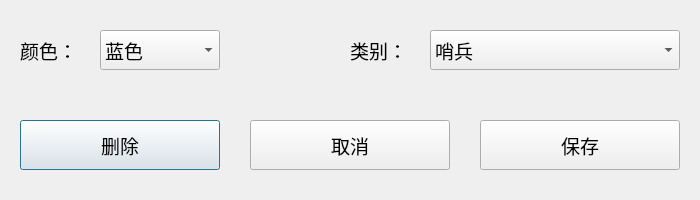
<?xml version="1.0" encoding="UTF-8"?>
<ui version="4.0">
 <class>LabelDialog</class>
 <widget class="QDialog" name="LabelDialog">
  <property name="geometry">
   <rect>
    <x>0</x>
    <y>0</y>
    <width>700</width>
    <height>200</height>
   </rect>
  </property>
  <property name="minimumSize">
   <size>
    <width>700</width>
    <height>200</height>
   </size>
  </property>
  <property name="maximumSize">
   <size>
    <width>700</width>
    <height>200</height>
   </size>
  </property>
  <property name="font">
   <font>
    <pointsize>14</pointsize>
   </font>
  </property>
  <property name="windowTitle">
   <string>标签对话框</string>
  </property>
  <widget class="QComboBox" name="class_box">
   <property name="geometry">
    <rect>
     <x>430</x>
     <y>30</y>
     <width>250</width>
     <height>40</height>
    </rect>
   </property>
   <property name="font">
    <font>
     <pointsize>14</pointsize>
    </font>
   </property>
   <item>
    <property name="text">
     <string>哨兵</string>
    </property>
   </item>
   <item>
    <property name="text">
     <string>英雄</string>
    </property>
   </item>
   <item>
    <property name="text">
     <string>工程</string>
    </property>
   </item>
   <item>
    <property name="text">
     <string>3号步兵</string>
    </property>
   </item>
   <item>
    <property name="text">
     <string>4号步兵</string>
    </property>
   </item>
   <item>
    <property name="text">
     <string>5号步兵</string>
    </property>
   </item>
   <item>
    <property name="text">
     <string>前哨站</string>
    </property>
   </item>
   <item>
    <property name="text">
     <string>基地小装甲</string>
    </property>
   </item>
   <item>
    <property name="text">
     <string>基地大装甲</string>
    </property>
   </item>
   <item>
    <property name="text">
     <string>3号平衡</string>
    </property>
   </item>
   <item>
    <property name="text">
     <string>4号平衡</string>
    </property>
   </item>
   <item>
    <property name="text">
     <string>5号平衡</string>
    </property>
   </item>
  </widget>
  <widget class="QLabel" name="class_label">
   <property name="geometry">
    <rect>
     <x>350</x>
     <y>30</y>
     <width>70</width>
     <height>40</height>
    </rect>
   </property>
   <property name="font">
    <font>
     <pointsize>14</pointsize>
    </font>
   </property>
   <property name="text">
    <string>类别：</string>
   </property>
  </widget>
  <widget class="QLabel" name="color_label">
   <property name="geometry">
    <rect>
     <x>20</x>
     <y>30</y>
     <width>70</width>
     <height>40</height>
    </rect>
   </property>
   <property name="font">
    <font>
     <pointsize>14</pointsize>
    </font>
   </property>
   <property name="text">
    <string>颜色：</string>
   </property>
  </widget>
  <widget class="QComboBox" name="color_box">
   <property name="geometry">
    <rect>
     <x>100</x>
     <y>30</y>
     <width>120</width>
     <height>40</height>
    </rect>
   </property>
   <property name="font">
    <font>
     <pointsize>14</pointsize>
    </font>
   </property>
   <item>
    <property name="text">
     <string>蓝色</string>
    </property>
   </item>
   <item>
    <property name="text">
     <string>红色</string>
    </property>
   </item>
   <item>
    <property name="text">
     <string>熄灭</string>
    </property>
   </item>
   <item>
    <property name="text">
     <string>紫色</string>
    </property>
   </item>
  </widget>
  <widget class="QPushButton" name="deleteButton">
   <property name="geometry">
    <rect>
     <x>20</x>
     <y>120</y>
     <width>200</width>
     <height>50</height>
    </rect>
   </property>
   <property name="font">
    <font>
     <pointsize>14</pointsize>
    </font>
   </property>
   <property name="text">
    <string>删除</string>
   </property>
  </widget>
  <widget class="QPushButton" name="cancelButton">
   <property name="geometry">
    <rect>
     <x>250</x>
     <y>120</y>
     <width>200</width>
     <height>50</height>
    </rect>
   </property>
   <property name="font">
    <font>
     <pointsize>14</pointsize>
    </font>
   </property>
   <property name="text">
    <string>取消</string>
   </property>
  </widget>
  <widget class="QPushButton" name="saveButton">
   <property name="geometry">
    <rect>
     <x>480</x>
     <y>120</y>
     <width>200</width>
     <height>50</height>
    </rect>
   </property>
   <property name="font">
    <font>
     <pointsize>14</pointsize>
    </font>
   </property>
   <property name="text">
    <string>保存</string>
   </property>
  </widget>
 </widget>
 <resources/>
 <connections/>
</ui>
